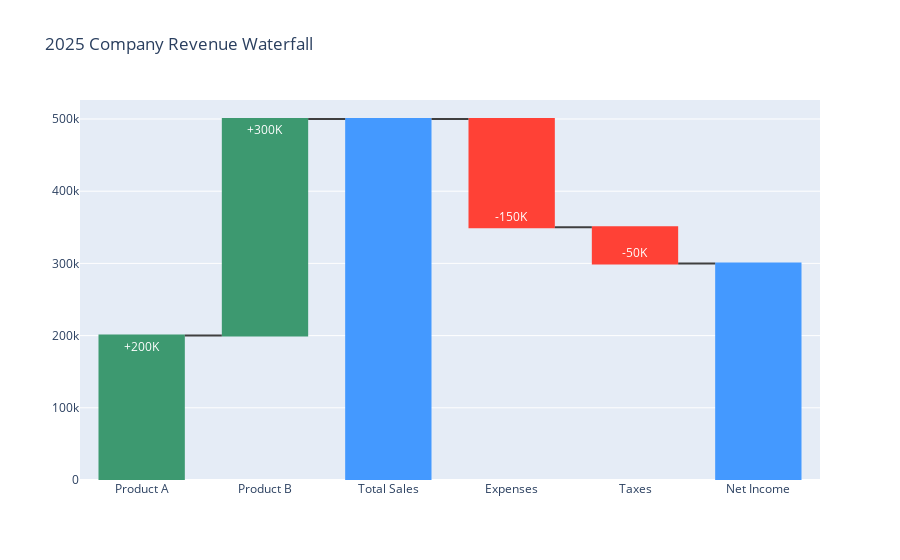

Source (notebook cell):
### Code cell
import plotly.graph_objects as go

# Define the data for the waterfall chart
fig = go.Figure(go.Waterfall(
    name="2025 Revenue",
    orientation="v",
    measure=["relative", "relative", "total", "relative", "relative", "total"],
    x=["Product A", "Product B", "Total Sales", "Expenses", "Taxes", "Net Income"],
    text=["+200K", "+300K", "", "-150K", "-50K", ""],
    y=[200000, 300000, 0, -150000, -50000, 0],
    connector={"line": {"color": "rgb(63, 63, 63)"}}
))

fig.update_layout(
    title="2025 Company Revenue Waterfall",
    waterfallgap=0.3
)
fig.show()

### Figure 1 — Plotly figure (JSON) as saved in the notebook; plotly's stock layout.template omitted (floating-point values rounded to 4 significant figures)
{"data": [{"connector": {"line": {"color": "rgb(63, 63, 63)"}}, "measure": ["relative", "relative", "total", "relative", "relative", "total"], "name": "2025 Revenue", "orientation": "v", "text": ["+200K", "+300K", "", "-150K", "-50K", ""], "type": "waterfall", "x": ["Product A", "Product B", "Total Sales", "Expenses", "Taxes", "Net Income"], "y": [200000, 300000, 0, -150000, -50000, 0]}], "layout": {"title": {"text": "2025 Company Revenue Waterfall"}, "waterfallgap": 0.3}}
